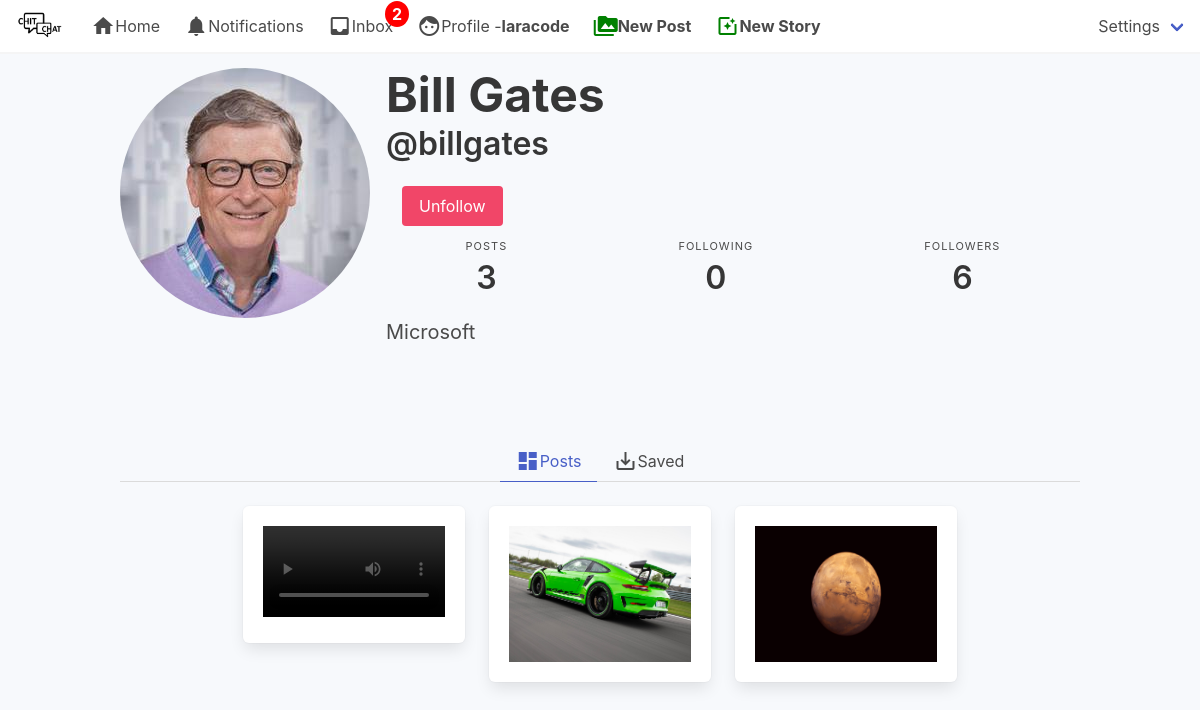
Screenshot of /billgates/ (signed in) with the database file from the repository.
### authy/models.py (models this page shows, shortened)
class Profile(models.Model):
	user = models.OneToOneField(User, on_delete=models.CASCADE, related_name='profile')
	first_name = models.CharField(max_length=50, null=True, blank=True)
	last_name = models.CharField(max_length=50, null=True, blank=True)
	location = models.CharField(max_length=50, null=True, blank=True)
	url = models.CharField(max_length=80, null=True, blank=True)
	profile_info = models.TextField(max_length=150, null=True, blank=True)
	created = models.DateField(auto_now_add=True)
	favorites = models.ManyToManyField(Post)
	picture = models.ImageField(upload_to=user_directory_path, blank=True, null=True, verbose_name='Picture')

### post/models.py (models this page shows, shortened)
class Post(models.Model):
	id = models.UUIDField(primary_key=True, default=uuid.uuid4, editable=False)
	content =  models.ManyToManyField(PostFileContent, related_name='contents')
	caption = models.TextField(max_length=1500, verbose_name='Caption')
	posted = models.DateTimeField(auto_now_add=True)
	tags = models.ManyToManyField(Tag, related_name='tags')
	user = models.ForeignKey(User, on_delete=models.CASCADE)
	likes = models.IntegerField(default=0)
	def get_absolute_url(self):
		return reverse('postdetails', args=[str(self.id)])

class PostFileContent(models.Model):
	user = models.ForeignKey(User, on_delete=models.CASCADE, related_name='content_owner')
	file = models.FileField(upload_to=user_directory_path)

### authy/views.py (the view)
# urls.py: path('<username>/', UserProfile, name='profile'),
def UserProfile(request, username):
	user = get_object_or_404(User, username=username)
	profile = Profile.objects.get(user=user)
	url_name = resolve(request.path).url_name
	if url_name == 'profile':
		posts = Post.objects.filter(user=user).order_by('-posted')
	else:
		posts = profile.favorites.all()
	posts_count = Post.objects.filter(user=user).count()
	following_count = Follow.objects.filter(follower=user).count()
	followers_count = Follow.objects.filter(following=user).count()
	follow_status = Follow.objects.filter(following=user, follower=request.user).exists()
	paginator = Paginator(posts, 8)
	page_number = request.GET.get('page')
	posts_paginator = paginator.get_page(page_number)
	template = loader.get_template('profile.html')
	context = {
		'posts': posts_paginator,
		'profile':profile,
		'following_count':following_count,
		'followers_count':followers_count,
		'posts_count':posts_count,
		'follow_status':follow_status,
		'url_name':url_name,
	}
	return HttpResponse(template.render(context, request))

### direct/views.py (called while the page is built)
def checkDirects(request):
	directs_count = 0
	if request.user.is_authenticated:
		directs_count = Message.objects.filter(user=request.user, is_read=False).count()
	return {'directs_count':directs_count}

### notifications/views.py (called while the page is built)
def CountNotifications(request):
	count_notifications = 0
	if request.user.is_authenticated:
		count_notifications = Notification.objects.filter(user=request.user, is_seen=False).count()
	return {'count_notifications':count_notifications}

### instagram_clone/templates/profile.html (shortened to what this page needs)
{% extends 'base.html' %}
{% load static %}
{% block content %}
<article class="media">
  <div style="padding-top:20px ;" class="media-left">
      <figure class="image is-256x256">
        {% if profile.picture %}
          <img class="is-rounded" src="{{ profile.picture.url }}">
        {% else %}
          <img class="is-rounded" src="https://bulma.io/images/placeholders/256x256.png">
        {% endif %}
      </figure>
  </div>
   <div style="padding-top:20px ;" class="media-content">
    <div class="content">
      <h1 style="font-weight: bold;" class="title is-1">{% if profile.first_name %}{{ profile.first_name }} {{ profile.last_name }} {% endif %}</h1>
      <h2 class="subtitle is-3">@{{ profile.user }}</h2>
    {% if user.is_authenticated and user != profile.user %}
      <div class="media-right">
        {% if follow_status == True %}
          <a href="{% url 'follow' profile.user 0 %}" class="button is-danger">Unfollow</a>
        {% else %}
          <a href="{% url 'follow' profile.user 1 %}" class="button is-success">Follow</a>
        {% endif  %}
      </div>
    {% endif %}
    </div>
     <nav class="level is-mobile">
  <div class="level-item has-text-centered">
    <div>
      <p class="heading">Posts</p>
      <p class="title">{{ posts_count }}</p>
    </div>
  </div>
  <div class="level-item has-text-centered">
    <div>
      <p class="heading">Following</p>
      <p class="title">{{ following_count }}</p>
    </div>
  </div>
  <div class="level-item has-text-centered">
    <div>
      <p class="heading">Followers</p>
      <p class="title">{{ followers_count }}</p>
    </div>
  </div>
</nav>
<p class="subtitle is-5">{% if profile.profile_info %}{{ profile.profile_info }}{% endif %}</p>
 </div>
</article>
</div>
  </section>
  <section class="section">
    <div class="container">
  <div class="tabs is-centered">
  <ul>
    <li class="{% if url_name == 'profile' %}is-active{% endif %}">
      <a href="{% url 'profile' profile.user %}"><i class="material-icons">dashboard</i>Posts</a>
    </li>
    <li class="{% if url_name == 'profilefavorites' %}is-active{% endif %}">
      <a href="{% url 'profilefavorites' profile.user %}"><i class="material-icons">save_alt</i>Saved</a>
    </li>
  </ul>
</div>
    <div class="columns is-mobile is-multiline is-centered">
    {% for post in posts %}
      <div class="column is-one-quarter">
        <div class="box">
  {% if post.content.first.file.name|slice:"-3:" == 'jpg' or post_item.content.first.file.name|slice:"-3:" == 'png' %}
    <figure class="image is-4by3">
      <a href="{{ post.get_absolute_url }}">
        <img src="{{ post.content.first.file.url }}" alt="Placeholder image">
      </a>
    </figure>
  {% else %}
    <a href="{{ post.get_absolute_url }}">
      <video width="640" controls="controls" preload="metadata">
        <source src="{{ post.content.first.file.url }}#t=0.5" type="video/mp4">
      </video>
    </a>
  {% endif %}
    </div>
      </div>
    {% empty %}
      <br>
      <h3 class="title is-3">You do not have any post!</h3>
    {% endfor %}
      </div>
</div>
  </section>
{% endblock %}

### instagram_clone/templates/base.html (shortened to what this page needs)
{% load static %}
<!DOCTYPE html>
<html>
  <head>
    <link rel="stylesheet" href="{% static 'css/bulma.min.css' %}">
    <link rel="stylesheet" href="{% static 'css/style.css' %}">
  </head>
  <body style="background-color: #f7f9fc;">
  <nav class="navbar has-shadow is-fixed-top" role="navigation" aria-label="main navigation">
  <div class="navbar-brand">
    <a class="navbar-item" href="">
      <img src="{% static 'img/chit-chat.png' %}" height="256px">
    </a>
  </div>
  <div id="navbarBasicExample" class="navbar-menu">
    <div class="navbar-start">
      <a href="{% url 'index' %}" class="navbar-item">
        <i class="material-icons">home</i>
        Home
      </a>
      <a href="{% url 'show-notifications' %}" class="navbar-item">
        <i class="material-icons">notifications</i>
        Notifications
      </a>
      <a href="{% url 'inbox' %}" class="navbar-item">
        <i class="material-icons">inbox</i>
        Inbox
        {% if directs_count %}
        <span class="badge">{{ directs_count }}</span>
        {% endif %}
      </a>
      <a href="{% url 'profile' request.user %}" class="navbar-item">
        <i class="material-icons">face</i>
        Profile - <strong>{{ request.user }}</strong>
      </a>
        <a href="{% url 'newpost' %}" class="navbar-item">
          <i style="color: green;" class="material-icons">perm_media</i>
          <strong>New Post</strong>
        </a>
        <a href="{% url 'newstory' %}" class="navbar-item">
          <i style="color: green;" class="material-icons">photo_filter</i>
          <strong>New Story</strong>
        </a>
      </div>
    </div>
        <div class="navbar-end">
        <div class=" navbar-item has-dropdown is-hoverable">
        <a class="navbar-link">
          Settings
        </a>
  </div>
</nav>
  <section class="section">
    <div class="container">
      {% block content %}
      {% endblock %}
  </body>
</html>

### instagram_clone/static/css/style.css (style rules this page uses)
.badge { position: absolute; top: 1px; right: -4px; padding: 1px 7px; border-radius: 50%; background: red; color: white; font-weight: bold; }
* { box-sizing:border-box }

### rows the page displays
Profile: picture (picture), first_name "Bill", last_name "Gates", user "billgates", profile_info "Microsoft"
Post: content.first.file (picture)
Post: content.first.file (picture)

### other values shown
{{ directs_count }} "2"
{{ request.user }} "laracode"
{{ posts_count }} "3"
{{ following_count }} "0"
{{ followers_count }} "6"
